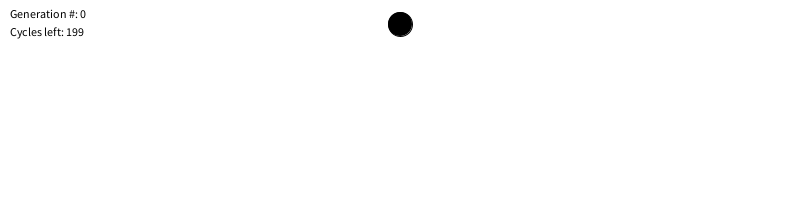
Frame 1 (no input)
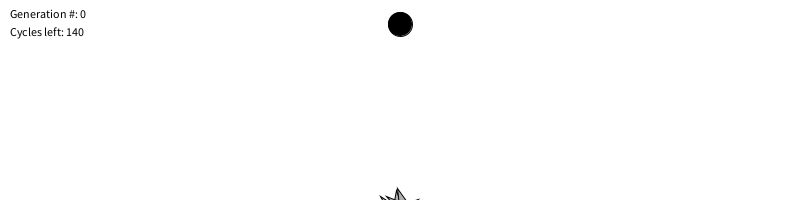
Frame 60 (the mouse pressed at the canvas centre just before this capture)
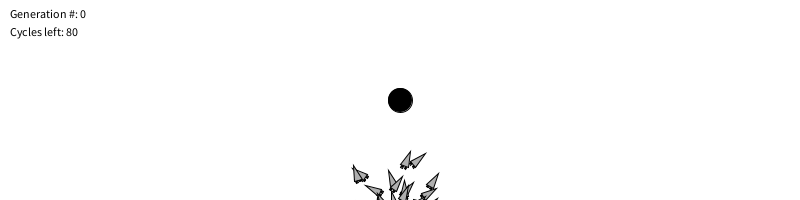
Frame 120 (the mouse held since frame 60 and released just before this capture)

The Processing sketch that drew these frames (run headless with seeded random() and noise(); from frame 60 on, the mouse is pressed at the canvas centre):

// Processing sketch: NOC_9_02_SmartRockets_superbasic
// ── NOC_9_02_SmartRockets_superbasic.pde
// The Nature of Code
// Daniel Shiffman
// http://natureofcode.com

// Smart Rockets w/ Genetic Algorithms

// Each Rocket's DNA is an array of PVectors
// Each PVector acts as a force for each frame of animation
// Imagine an booster on the end of the rocket that can point in any direction
// and fire at any strength every frame

// The Rocket's fitness is a function of how close it gets to the target as well as how fast it gets there

// This example is inspired by Jer Thorp's Smart Rockets
// http://www.blprnt.com/smartrockets/

int lifetime;  // How long should each generation live

Population population;  // Population

int lifeCounter;          // Timer for cycle of generation

PVector target;        // Target location

void setup() {
  size(800, 200);
  // The number of cycles we will allow a generation to live
  lifetime = 200;

  // Initialize variables
  lifeCounter = 0;
  
  target = new PVector(width/2, 24);

  // Create a population with a mutation rate, and population max
  float mutationRate = 0.01;
  population = new Population(mutationRate, 50);

}

void draw() {
  background(255);

  // Draw the start and target locations
  fill(0);
  ellipse(target.x,target.y,24,24);


  // If the generation hasn't ended yet
  if (lifeCounter < lifetime) {
    population.live();
    lifeCounter++;
    // Otherwise a new generation
  } 
  else {
    lifeCounter = 0;
    population.fitness();
    population.selection();
    population.reproduction();
  }

  // Display some info
  fill(0);
  text("Generation #: " + population.getGenerations(), 10, 18);
  text("Cycles left: " + (lifetime-lifeCounter), 10, 36);
}

// Move the target if the mouse is pressed
// System will adapt to new target
void mousePressed() {
  target.x = mouseX;
  target.y = mouseY;
}


// ── DNA.pde
// Pathfinding w/ Genetic Algorithms
// Daniel Shiffman <http://www.shiffman.net>

// DNA is an array of vectors

class DNA {

  // The genetic sequence
  PVector[] genes;

  // The maximum strength of the forces
  float maxforce = 0.1;

  // Constructor (makes a DNA of random PVectors)
  DNA() {
    genes = new PVector[lifetime];
    for (int i = 0; i < genes.length; i++) {
      float angle = random(TWO_PI);
      genes[i] = new PVector(cos(angle), sin(angle));
      genes[i].mult(random(0, maxforce));
    }
  }

  // Constructor #2, creates the instance based on an existing array
  DNA(PVector[] newgenes) {
    // We could make a copy if necessary
    // genes = (PVector []) newgenes.clone();
    genes = newgenes;
  }

  // CROSSOVER
  // Creates new DNA sequence from two (this & and a partner)
  DNA crossover(DNA partner) {
    PVector[] child = new PVector[genes.length];
    // Pick a midpoint
    int crossover = int(random(genes.length));
    // Take "half" from one and "half" from the other
    for (int i = 0; i < genes.length; i++) {
      if (i > crossover) child[i] = genes[i];
      else               child[i] = partner.genes[i];
    }    
    DNA newgenes = new DNA(child);
    return newgenes;
  }

  // Based on a mutation probability, picks a new random Vector
  void mutate(float m) {
    for (int i = 0; i < genes.length; i++) {
      if (random(1) < m) {
        float angle = random(TWO_PI);
        genes[i] = new PVector(cos(angle), sin(angle));
        genes[i].mult(random(0, maxforce));
      }
    }
  }
}


// ── Population.pde
// The Nature of Code
// Daniel Shiffman
// http://natureofcode.com

// Pathfinding w/ Genetic Algorithms

// A class to describe a population of "creatures"

class Population {

  float mutationRate;          // Mutation rate
  Rocket[] population;         // Array to hold the current population
  ArrayList<Rocket> matingPool;    // ArrayList which we will use for our "mating pool"
  int generations;             // Number of generations

   // Initialize the population
   Population(float m, int num) {
    mutationRate = m;
    population = new Rocket[num];
    matingPool = new ArrayList<Rocket>();
    generations = 0;
    //make a new set of creatures
    for (int i = 0; i < population.length; i++) {
      PVector location = new PVector(width/2,height+20);
      population[i] = new Rocket(location, new DNA());
    }
  }

  void live () {
    // Run every rocket
    for (int i = 0; i < population.length; i++) {
      population[i].run();
    }
  }

  // Calculate fitness for each creature
  void fitness() {
    for (int i = 0; i < population.length; i++) {
      population[i].fitness();
    }
  }

  // Generate a mating pool
  void selection() {
    // Clear the ArrayList
    matingPool.clear();

    // Calculate total fitness of whole population
    float maxFitness = getMaxFitness();

    // Calculate fitness for each member of the population (scaled to value between 0 and 1)
    // Based on fitness, each member will get added to the mating pool a certain number of times
    // A higher fitness = more entries to mating pool = more likely to be picked as a parent
    // A lower fitness = fewer entries to mating pool = less likely to be picked as a parent
    for (int i = 0; i < population.length; i++) {
      float fitnessNormal = map(population[i].getFitness(),0,maxFitness,0,1);
      int n = (int) (fitnessNormal * 100);  // Arbitrary multiplier
      for (int j = 0; j < n; j++) {
        matingPool.add(population[i]);
      }
    }
  }

  // Making the next generation
  void reproduction() {
    // Refill the population with children from the mating pool
    for (int i = 0; i < population.length; i++) {
      // Sping the wheel of fortune to pick two parents
      int m = int(random(matingPool.size()));
      int d = int(random(matingPool.size()));
      // Pick two parents
      Rocket mom = matingPool.get(m);
      Rocket dad = matingPool.get(d);
      // Get their genes
      DNA momgenes = mom.getDNA();
      DNA dadgenes = dad.getDNA();
      // Mate their genes
      DNA child = momgenes.crossover(dadgenes);
      // Mutate their genes
      child.mutate(mutationRate);
      // Fill the new population with the new child
      PVector location = new PVector(width/2,height+20);
      population[i] = new Rocket(location, child);
    }
    generations++;
  }

  int getGenerations() {
    return generations;
  }

  // Find highest fintess for the population
  float getMaxFitness() {
    float record = 0;
    for (int i = 0; i < population.length; i++) {
       if(population[i].getFitness() > record) {
         record = population[i].getFitness();
       }
    }
    return record;
  }

}

// ── Rocket.pde
// The Nature of Code
// Daniel Shiffman
// http://natureofcode.com

// Pathfinding w/ Genetic Algorithms

// Rocket class -- this is just like our Boid / Particle class
// the only difference is that it has DNA & fitness

class Rocket {

  // All of our physics stuff
  PVector location;
  PVector velocity;
  PVector acceleration;

  // Size
  float r;

  // Fitness and DNA
  float fitness;
  DNA dna;
  // To count which force we're on in the genes
  int geneCounter = 0;

  boolean hitTarget = false;   // Did I reach the target

  //constructor
  Rocket(PVector l, DNA dna_) {
    acceleration = new PVector();
    velocity = new PVector();
    location = l.get();
    r = 4;
    dna = dna_;
  }

  // Fitness function
  // fitness = one divided by distance squared
  void fitness() {
    float d = dist(location.x, location.y, target.x, target.y);
    fitness = pow(1/d, 2);
  }

  // Run in relation to all the obstacles
  // If I'm stuck, don't bother updating or checking for intersection
  void run() {
    checkTarget(); // Check to see if we've reached the target
    if (!hitTarget) {
      applyForce(dna.genes[geneCounter]);
      geneCounter = (geneCounter + 1) % dna.genes.length;
      update();
    }
    display();
  }

  // Did I make it to the target?
  void checkTarget() {
    float d = dist(location.x, location.y, target.x, target.y);
    if (d < 12) {
      hitTarget = true;
    }
  }

  void applyForce(PVector f) {
    acceleration.add(f);
  }

  void update() {
    velocity.add(acceleration);
    location.add(velocity);
    acceleration.mult(0);
  }

  void display() {
    float theta = velocity.heading() + PI/2;
    fill(200, 100);
    stroke(0);
    pushMatrix();
    translate(location.x, location.y);
    rotate(theta);

    // Thrusters
    rectMode(CENTER);
    fill(0);
    rect(-r/2, r*2, r/2, r);
    rect(r/2, r*2, r/2, r);

    // Rocket body
    fill(175);
    beginShape(TRIANGLES);
    vertex(0, -r*2);
    vertex(-r, r*2);
    vertex(r, r*2);
    endShape();

    popMatrix();
  }

  float getFitness() {
    return fitness;
  }

  DNA getDNA() {
    return dna;
  }

}
